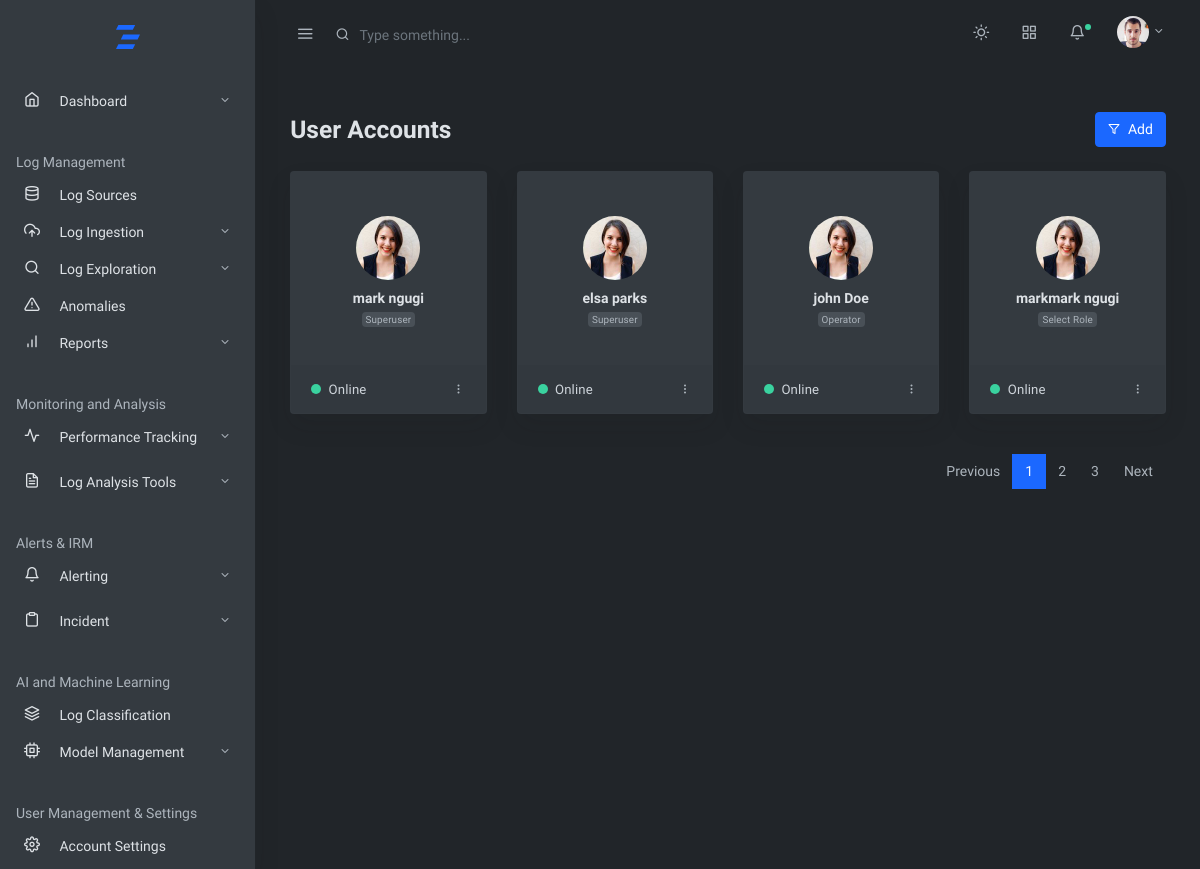
Before: /user/useraccounts/ with the older database file.
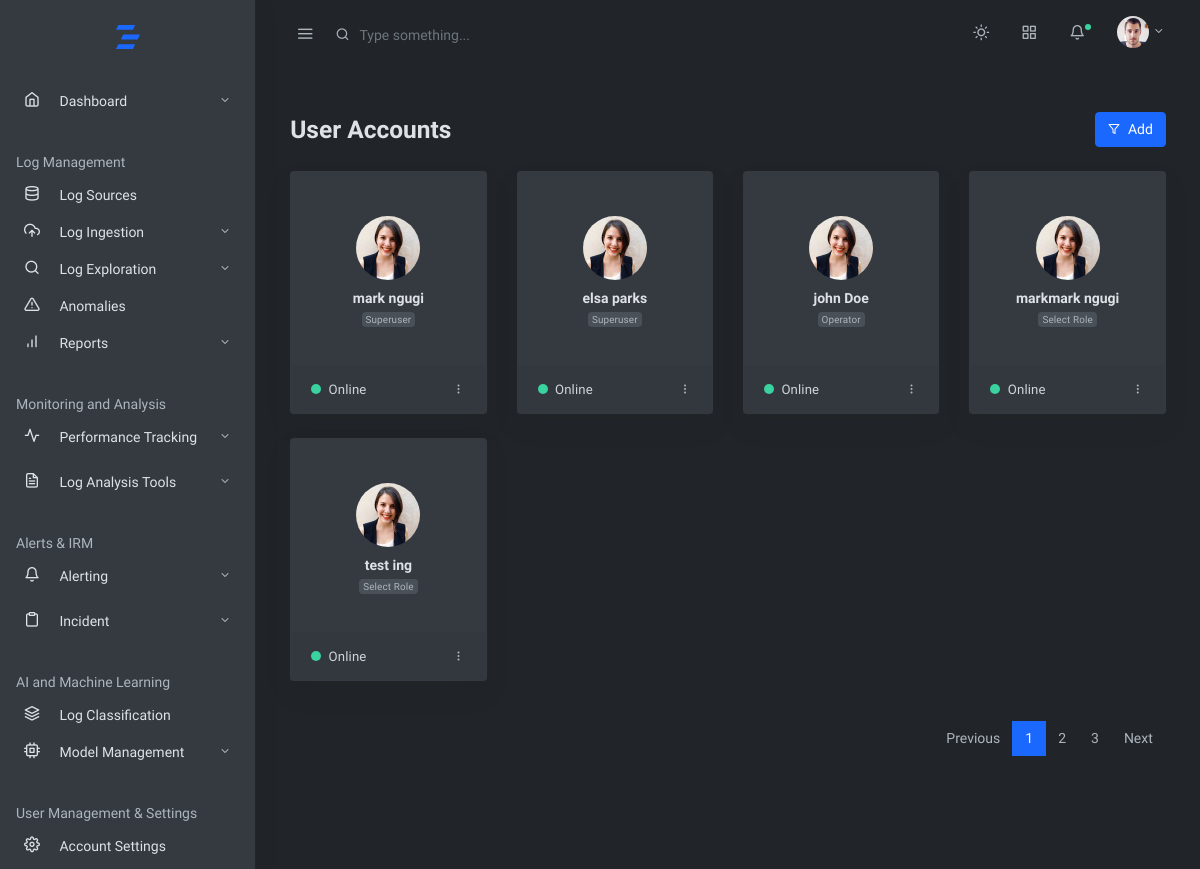
After: the same page with the newer database file.
### user_management_app/models.py (models this page shows, shortened)
class User(AbstractBaseUser, PermissionsMixin):
    roles = [
        ('Admin', 'Admin'),
        ('Superuser', 'Superuser'),
        ('Log Analyst', 'Log Analyst'),
        ('Operator', 'Operator'),
        ('Viewer', 'Viewer'),
    ]
    username = models.CharField(max_length=150, unique=True)
    email = models.EmailField(unique=True)
    first_name = models.CharField(max_length=255, blank=True)
    last_name = models.CharField(max_length=255, blank=True)
    contact_number = models.CharField(max_length=15, blank=True)
    role = models.CharField(max_length=50, choices=roles, default='Select Role')
    department = models.CharField(max_length=100, blank=True)
    is_active = models.BooleanField(default=True)
    is_staff = models.BooleanField(default=False)
    account_Status = models.BooleanField(default=False)
    date_of_birth = models.DateField(null=True, blank=True)
    profile_picture = models.ImageField(upload_to='profile_pics/', blank=True)
    security_question = models.CharField(max_length=255, blank=True)
    security_answer = models.CharField(max_length=255, blank=True)
    created_at = models.DateTimeField(default=timezone.now)
    updated_at = models.DateTimeField(auto_now=True,editable=False)
    objects = UserManager()
    USERNAME_FIELD = 'email'
    REQUIRED_FIELDS = ['username']

### user_management_app/views.py (the view)
# urls.py: path('useraccounts/',views.user_list,name='useraccounts'),
def user_list(request):
    users=User.objects.all()
    users=User.objects.exclude(role='Admin')
    context={'users':users}
    return render(request,'baseapp/useraccounts/useraccounts.html',context)

### user_management_app/templates/baseapp/useraccounts/useraccounts.html (shortened to what this page needs)
{%extends 'mainhome.html'%}
{%block content%}
        <div class="container-fluid">
          <div class="row justify-content-center">
            <div class="col-12">
              <div class="row align-items-center my-4">
                <div class="col">
                  <h2 class="h3 mb-0 page-title">User Accounts</h2>
                </div>
                <div class="col-auto">
                  <a href="{%url 'add_user'%}"><button type="button" class="btn btn-primary"><span class="fe fe-filter fe-12 mr-2"></span>Add</button></a>
                </div>
              </div>
              <div class="row">
                {% for user in users %}
                <div class="col-md-3">
                  <div class="card shadow mb-4">
                    <a href="{%url 'user_profile' user.id%}" class="card-link">
                      <div class="card-body text-center">
                        <div class="avatar avatar-lg mt-4">
                          <img src="/static/assets/avatars/face-4.jpg" alt="..." class="avatar-img rounded-circle">
                        </div>
                        <div class="card-text my-2">
                          <strong class="card-title my-0">{{ user.first_name }} {{ user.last_name }}</strong>
                          <p class="small"><span class="badge badge-light text-muted">{{ user.role }}</span></p>
                        </div>
                      </div>
                    </a>
                    <div class="card-footer">
                      <div class="row align-items-center justify-content-between">
                        <div class="col-auto">
                          <small>
                            <span class="dot dot-lg bg-success mr-1"></span> Online </small>
                        </div>
                        <div class="col-auto">
                          <div class="file-action">
                            <button type="button" class="btn btn-link dropdown-toggle more-vertical p-0 text-muted mx-auto" data-toggle="dropdown" aria-haspopup="true" aria-expanded="false">
                            </button>
                          </div>
                        </div>
                      </div>
                    </div>
                  </div>
                </div>
                {%endfor%}
                <div class="col-md-9">
                </div>
              </div>
              <nav aria-label="Table Paging" class="my-3">
                <ul class="pagination justify-content-end mb-0">
                  <li class="page-item"><a class="page-link" href="#">Previous</a></li>
                  <li class="page-item active"><a class="page-link" href="#">1</a></li>
                  <li class="page-item"><a class="page-link" href="#">2</a></li>
                  <li class="page-item"><a class="page-link" href="#">3</a></li>
                  <li class="page-item"><a class="page-link" href="#">Next</a></li>
                </ul>
              </nav>
            </div>
          </div>
        </div>
        {%endblock%}

### MainTemplates/mainhome.html (shortened to what this page needs)
<!doctype html>
<html lang="en">
  <head>
    <link rel="stylesheet" href="/static/css/simplebar.css">
    <link rel="stylesheet" href="/static/css/mystyles.css">
    <link rel="stylesheet" href="/static/css/feather.css">
    <link rel="stylesheet" href="/static/css/select2.css">
    <link rel="stylesheet" href="/static/css/dropzone.css">
    <link rel="stylesheet" href="/static/css/uppy.min.css">
    <link rel="stylesheet" href="/static/css/jquery.steps.css">
    <link rel="stylesheet" href="/static/css/jquery.timepicker.css">
    <link rel="stylesheet" href="/static/css/quill.snow.css">
    <link rel="stylesheet" href="/static/css/daterangepicker.css">
    <link rel="stylesheet" href="/static/css/app-light.css" id="lightTheme" disabled>
    <link rel="stylesheet" href="/static/css/app-dark.css" id="darkTheme">
  </head>
  <body class="vertical  dark  ">
    <div class="wrapper">
      <nav class="topnav navbar navbar-light">
        <button type="button" class="navbar-toggler text-muted mt-2 p-0 mr-3 collapseSidebar">
          <i class="fe fe-menu navbar-toggler-icon"></i>
        </button>
        <form class="form-inline mr-auto searchform text-muted">
          <input class="form-control mr-sm-2 bg-transparent border-0 pl-4 text-muted" type="search" placeholder="Type something..." aria-label="Search">
        </form>
        <ul class="nav">
          <li class="nav-item">
            <a class="nav-link text-muted my-2" href="#" id="modeSwitcher" data-mode="dark">
              <i class="fe fe-sun fe-16"></i>
            </a>
          </li>
          <li class="nav-item">
            <a class="nav-link text-muted my-2" href="./#" data-toggle="modal" data-target=".modal-shortcut">
              <span class="fe fe-grid fe-16"></span>
            </a>
          </li>
          <li class="nav-item nav-notif">
            <a class="nav-link text-muted my-2" href="./#" data-toggle="modal" data-target=".modal-notif">
              <span class="fe fe-bell fe-16"></span>
              <span class="dot dot-md bg-success"></span>
            </a>
          </li>
          <li class="nav-item dropdown">
            <a class="nav-link dropdown-toggle text-muted pr-0" href="#" id="navbarDropdownMenuLink" role="button" data-toggle="dropdown" aria-haspopup="true" aria-expanded="false">
              <span class="avatar avatar-sm mt-2">
                <img src="/static/assets/avatars/face-1.jpg" alt="..." class="avatar-img rounded-circle">
              </span>
            </a>
          </li>
        </ul>
      </nav>
      <aside class="sidebar-left border-right bg-white shadow" id="leftSidebar" data-simplebar>
        <nav class="vertnav navbar navbar-light">
          <div class="w-100 mb-4 d-flex">
            <a class="navbar-brand mx-auto mt-2 flex-fill text-center" href="{%url 'home'%}">
            </a>
          </div>
          <ul class="navbar-nav flex-fill w-100 mb-2">
            <li class="nav-item dropdown">
              <a href="#dashboard" data-toggle="collapse" aria-expanded="false" class="dropdown-toggle nav-link">
                <i class="fe fe-home fe-16"></i>
                <span class="ml-3 item-text">Dashboard</span><span class="sr-only">(current)</span>
              </a>
            </li>
          </ul>
          <p class="text-muted nav-heading mt-4 mb-1">
            <span>Log Management</span>
          </p>
          <ul class="navbar-nav flex-fill w-100 mb-2">
            <li class="nav-item w-100">
              <a class="nav-link" href="{% url 'logsources' %}">
                <i class="fe fe-database fe-16"></i>
                <span class="ml-3 item-text">Log Sources</span>
              </a>
            </li>
            <li class="nav-item dropdown">
              <a href="#logIngestionDropdown" data-toggle="collapse" aria-expanded="false" class="dropdown-toggle nav-link">
                <i class="fe fe-upload-cloud fe-16"></i>
                <span class="ml-3 item-text">Log Ingestion</span>
              </a>
            </li>
            <li class="nav-item dropdown">
              <a href="#logExplorationDropdown" data-toggle="collapse" aria-expanded="false" class="dropdown-toggle nav-link">
                <i class="fe fe-search fe-16"></i>
                <span class="ml-3 item-text">Log Exploration</span>
              </a>
            </li>
            <li class="nav-item w-100">
              <a class="nav-link" href="{% url 'anomaliespage' %}">
                <i class="fe fe-alert-triangle fe-16"></i>
                <span class="ml-3 item-text">Anomalies</span>
              </a>
            </li>
            <li class="nav-item dropdown">
              <a href="#reportsDropdown" data-toggle="collapse" aria-expanded="false" class="dropdown-toggle nav-link">
                <i class="fe fe-bar-chart fe-16"></i>
                <span class="ml-3 item-text">Reports</span>
              </a>
            </li>
          </ul>
          <p class="text-muted nav-heading mt-4 mb-1">
            <span>Monitoring and Analysis</span>
          </p>
          <ul class="navbar-nav flex-fill w-100 mb-2">
            <li class="nav-item dropdown w-100">
              <a href="#performanceMonitoringDropdown" data-toggle="collapse" aria-expanded="false" class="dropdown-toggle nav-link">
                <i class="fe fe-activity fe-16"></i>
                <span class="ml-3 item-text">Performance Tracking</span>
              </a>
            </li>
          </ul>
          <ul class="navbar-nav flex-fill w-100 mb-2">
            <li class="nav-item dropdown w-100">
              <a href="#logAnalysisToolsDropdown" data-toggle="collapse" aria-expanded="false" class="dropdown-toggle nav-link">
                <i class="fe fe-file-text fe-16"></i>
                <span class="ml-3 item-text">Log Analysis Tools</span>
              </a>
            </li>
          </ul>
          <p class="text-muted nav-heading mt-4 mb-1">
            <span>Alerts & IRM</span>
          </p>
          <ul class="navbar-nav flex-fill w-100 mb-2">
            <li class="nav-item dropdown w-100">
              <a href="#alertingDropdown" data-toggle="collapse" aria-expanded="false" class="dropdown-toggle nav-link">
                <i class="fe fe-bell fe-16"></i>
                <span class="ml-3 item-text">Alerting</span>
              </a>
            </li>
          </ul>
          <ul class="navbar-nav flex-fill w-100 mb-2">
            <li class="nav-item dropdown w-100">
              <a href="#incidentDropdown" data-toggle="collapse" aria-expanded="false" class="dropdown-toggle nav-link">
                <i class="fe fe-clipboard fe-16"></i>
                <span class="ml-3 item-text">Incident</span>
              </a>
            </li>
          </ul>
          <p class="text-muted nav-heading mt-4 mb-1">
            <span>AI and Machine Learning</span>
          </p>
          <ul class="navbar-nav flex-fill w-100 mb-2">
            <li class="nav-item w-100">
              <a class="nav-link" href="">
                <i class="fe fe-layers fe-16"></i>
                <span class="ml-3 item-text">Log Classification</span>
              </a>
            </li>
            <li class="nav-item dropdown">
              <a href="#modelManagementDropdown" data-toggle="collapse" aria-expanded="false" class="dropdown-toggle nav-link">
                <i class="fe fe-cpu fe-16"></i>
                <span class="ml-3 item-text">Model Management</span>
              </a>
            </li>
          </ul>
          <p class="text-muted nav-heading mt-4 mb-1">
            <span>User Management & Settings</span>
          </p>
          <ul class="navbar-nav flex-fill w-100 mb-2">
            <li class="nav-item w-100">
              <a class="nav-link" href="{% url 'accountsettings' %}">
                <i class="fe fe-settings fe-16"></i>
                <span class="ml-3 item-text">Account Settings</span>
              </a>
            </li>
            <li class="nav-item dropdown">
              <a href="#userAccessManagementDropdown" data-toggle="collapse" aria-expanded="false" class="dropdown-toggle nav-link">
              </a>
            </li>
          </ul>
        </nav>
      </aside>
      <main role="main" class="main-content">
        {%block content%}
        {%endblock%}
      </main>
    </div>
  </body>
</html>

### static/css/simplebar.css (style rules this page uses)
[data-simplebar] { position: relative; flex-direction: column; flex-wrap: wrap; justify-content: flex-start; align-content: flex-start; align-items: flex-start; }

### static/css/feather.css (style rules this page uses)
.fe { font-family: "feather" !important; speak: none; font-style: normal; font-weight: normal; font-variant: normal; text-transform: none; line-height: 1; -webkit-font-smoothing: antialiased; -moz-osx-font-smoothing: grayscale; }
.fe-16 { font-size: 16px; }
.fe-12 { font-size: 12px; }
.fe-activity:before { content: ""; }
.fe-alert-triangle:before { content: ""; }
.fe-bar-chart:before { content: ""; }
.fe-bell:before { content: ""; }
.fe-clipboard:before { content: ""; }
.fe-cpu:before { content: ""; }
.fe-database:before { content: ""; }
.fe-file-text:before { content: ""; }
.fe-filter:before { content: ""; }
.fe-grid:before { content: ""; }
.fe-home:before { content: ""; }
.fe-layers:before { content: ""; }
.fe-menu:before { content: ""; }
.fe-search:before { content: ""; }
.fe-settings:before { content: ""; }
.fe-sun:before { content: ""; }
.fe-upload-cloud:before { content: ""; }

Changed rows visible on the page:
added User: first_name "test", last_name "ing", role "Select Role"
